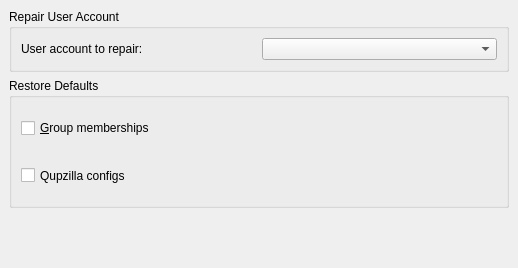
     <widget class="QWidget" name="repairTab">
      <attribute name="icon">
       <iconset>
        <normaloff>../../../../usr/share/icons/Tango/16x16/categories/package_development.png</normaloff>../../../../usr/share/icons/Tango/16x16/categories/package_development.png</iconset>
      </attribute>
      <attribute name="title">
       <string>Repair</string>
      </attribute>
      <attribute name="toolTip">
       <string>Repair a user configuration</string>
      </attribute>
      <layout class="QGridLayout">
       <property name="margin">
        <number>9</number>
       </property>
       <property name="spacing">
        <number>6</number>
       </property>
       <item row="1" column="0" colspan="3">
        <widget class="QGroupBox" name="restoreGroupBox">
         <property name="sizePolicy">
          <sizepolicy hsizetype="MinimumExpanding" vsizetype="Minimum">
           <horstretch>0</horstretch>
           <verstretch>0</verstretch>
          </sizepolicy>
         </property>
         <property name="minimumSize">
          <size>
           <width>500</width>
           <height>130</height>
          </size>
         </property>
         <property name="title">
          <string>Restore Defaults</string>
         </property>
         <layout class="QGridLayout">
          <property name="margin">
           <number>9</number>
          </property>
          <property name="spacing">
           <number>6</number>
          </property>
          <item row="0" column="0">
           <widget class="QCheckBox" name="checkGroups">
            <property name="sizePolicy">
             <sizepolicy hsizetype="MinimumExpanding" vsizetype="Minimum">
              <horstretch>0</horstretch>
              <verstretch>0</verstretch>
             </sizepolicy>
            </property>
            <property name="toolTip">
             <string>Restore group memberships to MX defaults</string>
            </property>
            <property name="whatsThis">
             <string/>
            </property>
            <property name="text">
             <string>&amp;Group memberships</string>
            </property>
            <property name="shortcut">
             <string>Alt+G</string>
            </property>
           </widget>
          </item>
          <item row="1" column="0">
           <widget class="QCheckBox" name="checkQupzilla">
            <property name="sizePolicy">
             <sizepolicy hsizetype="MinimumExpanding" vsizetype="Minimum">
              <horstretch>0</horstretch>
              <verstretch>0</verstretch>
             </sizepolicy>
            </property>
            <property name="toolTip">
             <string>Restore browser configs to MX defaults</string>
            </property>
            <property name="whatsThis">
             <string/>
            </property>
            <property name="text">
             <string>Qupzilla configs</string>
            </property>
            <property name="shortcut">
             <string>Alt+X</string>
            </property>
           </widget>
          </item>
         </layout>
        </widget>
       </item>
       <item row="2" column="0" colspan="3">
        <spacer>
         <property name="orientation">
          <enum>Qt::Vertical</enum>
         </property>
         <property name="sizeHint" stdset="0">
          <size>
           <width>241</width>
           <height>51</height>
          </size>
         </property>
        </spacer>
       </item>
       <item row="0" column="0" colspan="3">
        <widget class="QGroupBox" name="groupBox_3">
         <property name="title">
          <string>Repair User Account</string>
         </property>
         <layout class="QGridLayout" name="_7">
          <item row="0" column="0">
           <widget class="QLabel" name="userLabel">
            <property name="sizePolicy">
             <sizepolicy hsizetype="Minimum" vsizetype="Minimum">
              <horstretch>0</horstretch>
              <verstretch>0</verstretch>
             </sizepolicy>
            </property>
            <property name="toolTip">
             <string>Select user to repair</string>
            </property>
            <property name="text">
             <string>User account to repair:</string>
            </property>
           </widget>
          </item>
          <item row="0" column="1">
           <widget class="QComboBox" name="userComboBox">
            <property name="sizePolicy">
             <sizepolicy hsizetype="Minimum" vsizetype="Minimum">
              <horstretch>0</horstretch>
              <verstretch>0</verstretch>
             </sizepolicy>
            </property>
            <property name="toolTip">
             <string>Select user to repair</string>
            </property>
           </widget>
          </item>
         </layout>
        </widget>
       </item>
      </layout>
     </widget>
